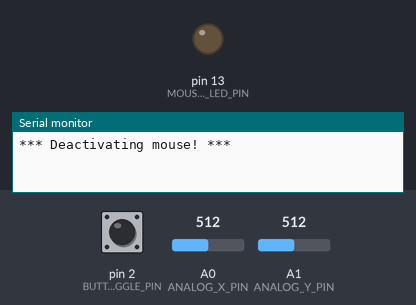
The sketch below on a simulated Arduino Leonardo, built with avr-gcc and run on an emulated ATmega32U4. Shown: output pins drawn as LEDs (lit = HIGH), the last lines printed to the serial monitor. The test bench sets the inputs (shaded band); at power-on: pin 2 (BUTTON_MOUSE_TOGGLE_PIN) HIGH, A0 (ANALOG_X_PIN) = 512, A1 (ANALOG_Y_PIN) = 512. USB keyboard and mouse output is not drawn.

Above: at 1.2 s.
1.3 s: pin 2 (BUTTON_MOUSE_TOGGLE_PIN) pulled LOW for 0.15 s
At 2.1 s:
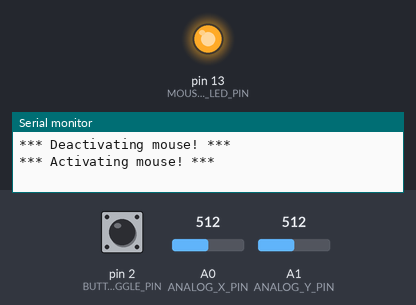
2.9 s: pin 2 (BUTTON_MOUSE_TOGGLE_PIN) pulled LOW for 1 s
At 3.6 s:
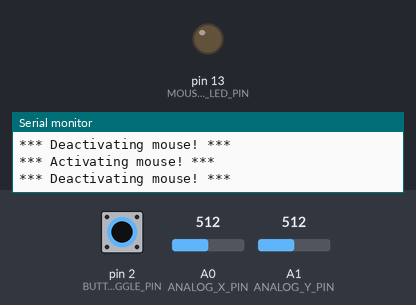
5.4 s: pin 2 (BUTTON_MOUSE_TOGGLE_PIN) pulled LOW for 3.2 s
At 6.8 s:
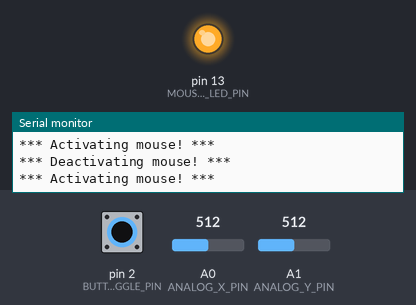
Timing chart, 0 to 8.4 s (numbered marks = the images above; inputs shaded):
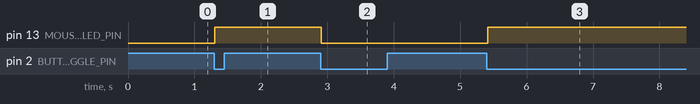

Measured:
- after the input at 1.3 s, pin 13 (MOUSE_ON_LED_PIN): LOW → HIGH at once
- after the input at 2.9 s, pin 13 (MOUSE_ON_LED_PIN): HIGH → LOW at once
- after the input at 5.4 s, pin 13 (MOUSE_ON_LED_PIN): LOW → HIGH at once

The sketch:

AnalogMouseController.ino
```cpp
/* Converts analog input on A0 and A1 to control the x and y movements of the mouse
 * The mouse starts in off mode. You can enable it by pressing a toggle button hooked
 * up to pin 2 (with a pull-up configuration).
 *
 * Run this sketch on your Arduino and then play around with the p5js drawing sketch:
 * https://editor.p5js.org/jonfroehlich/sketches/MSGdVYUle
 *
 * This sketch will work with any 32u4- or SAMD-based boards like the Arduino
 * Leondardo, Esplora, Zero, Due, which can appear as a native mouse and/or keyboard
 * when connected to the computer via USB.
 *
 * TODO:
 *  - Add in support for mouse wheel
 *
 * By Jon Froehlich
 * @jonfroehlich
 * http://makeabilitylab.io
 */
#include <Mouse.h> // https://www.arduino.cc/reference/en/language/functions/usb/mouse/

// Analog in pins
const int ANALOG_X_PIN = A0;
const int ANALOG_Y_PIN = A1;
const int MAX_ANALOG_VAL = 1023;
const int ANALOG_CENTER_VALUE = int(MAX_ANALOG_VAL / 2);
const int JOYSTICK_MOVEMENT_THRESHOLD = 10;

// Sets the overall mouse sensitivity based on analog values
// a higher value will move the mouse more with
const int MAX_MOUSE_MOVE_VAL = 30;

// Digital I/O pins
const int BUTTON_MOUSE_TOGGLE_PIN = 2;
const int MOUSE_ON_LED_PIN = 13;

const boolean isDebugModeOn = false;

boolean isMouseActive = false;
int prevMouseToggleVal = HIGH;

void setup() {
  pinMode(BUTTON_MOUSE_TOGGLE_PIN, INPUT_PULLUP);
  pinMode(MOUSE_ON_LED_PIN, OUTPUT);

  // Turn on serial for debugging
  Serial.begin(9600);

  // Start with the mouse off
  activateMouse(false);
}

void activateMouse(boolean turnMouseOn){
  if(turnMouseOn){
    Serial.println("*** Activating mouse! ***");
    digitalWrite(MOUSE_ON_LED_PIN, HIGH);
    Mouse.begin();
  }else{
    Serial.println("*** Deactivating mouse! ***");
    digitalWrite(MOUSE_ON_LED_PIN, LOW);
    Mouse.end();
  }

  isMouseActive = turnMouseOn;
}

void loop() {

  // Check mouse toggle button. Activate/deactivate mouse accordingly
  int mouseToggleVal = digitalRead(BUTTON_MOUSE_TOGGLE_PIN);
  if(mouseToggleVal != prevMouseToggleVal){
    if(mouseToggleVal == LOW){ // button pressed
      activateMouse(!isMouseActive);
    }
  }

  // Move mouse based on analog input values on analog input
  if(isMouseActive){
    int analogX = analogRead(ANALOG_X_PIN);
    int analogY = analogRead(ANALOG_Y_PIN);

    // There are many ways that you may want to convert the incoming
    // analog values to mouse movement. This is just one way
    int xDistFromCenter = analogX - ANALOG_CENTER_VALUE;
    int yDistFromCenter = analogY - ANALOG_CENTER_VALUE;
    int yMouse = 0, xMouse = 0;

    if(abs(xDistFromCenter) > JOYSTICK_MOVEMENT_THRESHOLD){
      xMouse = map(analogX, 0, MAX_ANALOG_VAL, -MAX_MOUSE_MOVE_VAL, MAX_MOUSE_MOVE_VAL);
    }

    if(abs(yDistFromCenter) > JOYSTICK_MOVEMENT_THRESHOLD){
      yMouse = map(analogY, 0, MAX_ANALOG_VAL, MAX_MOUSE_MOVE_VAL, -MAX_MOUSE_MOVE_VAL);
    }

    Mouse.move(xMouse, yMouse, 0);

    if(isDebugModeOn){
      // print values to serial if we are in debug mode
      Serial.print("xMouse");
      Serial.print(xMouse);
      Serial.print(", yMouse");
      Serial.println(yMouse);
    }
  }

  delay(50);
  prevMouseToggleVal = mouseToggleVal;
}
```
